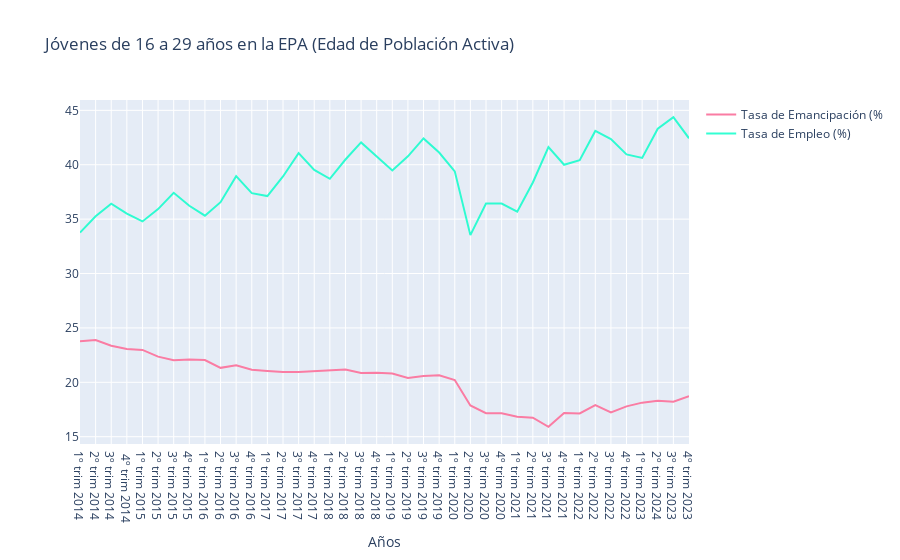

The cell this chart's notebook holds for it:
### Code cell
trace2 = go.Scatter(
                    x = injuve_diez_años.columns,
                    y = injuve_diez_años.iloc[1,:],
                    name = 'Tasa de Emancipación (%',
                    mode= 'lines',
                    marker = dict(color = 'rgb(250, 124, 163)'),
                    text = '% emancipación')

trace3 = go.Scatter(
                    x = injuve_diez_años.columns,
                    y = injuve_diez_años.iloc[4,:],
                    name = 'Tasa de Empleo (%)',
                    mode= 'lines',
                    marker = dict(color = 'rgba(0, 255, 200, 0.8)'),
                    text = '% empleo')

data = [trace2, trace3]

layout = dict(title = 'Jóvenes de 16 a 29 años en la EPA (Edad de Población Activa)',
             xaxis= dict(title= 'Años',ticklen= 5)
           )

fig = go.Figure(data = data, layout=layout)

iplot(fig)
fig.write_html("Jóvenes de 16 a 29 años en la EPA.html")

### Figure 1 — Plotly figure (JSON) as saved in the notebook; plotly's stock layout.template omitted (floating-point values rounded to 4 significant figures)
{"data": [{"marker": {"color": "rgb(250, 124, 163)"}, "mode": "lines", "name": "Tasa de Emancipación (%", "text": "% emancipación", "type": "scatter", "x": ["1º trim 2014", "2º trim 2014", "3º trim 2014", " 4º trim 2014", "1º trim 2015", "2º trim 2015", "3º trim 2015", "4º trim 2015", "1º trim 2016", "2º trim 2016", "3º trim 2016", "4º trim 2016", "1º trim 2017", "2º trim 2017", "3º trim 2017", "4º trim 2017", "1º trim 2018", "2º trim 2018", "3º trim 2018", "4º trim 2018", "1º trim 2019", "2º trim 2019", "3º trim 2019", "4º trim 2019", "1º trim 2020", "2º trim 2020", "3º trim 2020", "4º trim 2020", "1º trim 2021", "2º trim 2021", "3º trim 2021", "4º trim 2021", "1º trim 2022", "2º trim 2022", "3º trim 2022", "4º trim 2022", "1º trim 2023", "2º trim 2024", "3º trim 2023", "4º trim 2023"], "y": [23.78, 23.88, 23.36, 23.07, 22.98, 22.36, 22.02, 22.1, 22.05, 21.33, 21.57, 21.16, 21.05, 20.95, 20.94, 21.03, 21.14, 21.18, 20.85, 20.87, 20.81, 20.39, 20.59, 20.64, 20.21, 17.87, 17.16, 17.16, 16.83, 16.75, 15.91, 17.18, 17.14, 17.91, 17.24, 17.79, 18.13, 18.31, 18.21, 18.73]}, {"marker": {"color": "rgba(0, 255, 200, 0.8)"}, "mode": "lines", "name": "Tasa de Empleo (%)", "text": "% empleo", "type": "scatter", "x": ["1º trim 2014", "2º trim 2014", "3º trim 2014", " 4º trim 2014", "1º trim 2015", "2º trim 2015", "3º trim 2015", "4º trim 2015", "1º trim 2016", "2º trim 2016", "3º trim 2016", "4º trim 2016", "1º trim 2017", "2º trim 2017", "3º trim 2017", "4º trim 2017", "1º trim 2018", "2º trim 2018", "3º trim 2018", "4º trim 2018", "1º trim 2019", "2º trim 2019", "3º trim 2019", "4º trim 2019", "1º trim 2020", "2º trim 2020", "3º trim 2020", "4º trim 2020", "1º trim 2021", "2º trim 2021", "3º trim 2021", "4º trim 2021", "1º trim 2022", "2º trim 2022", "3º trim 2022", "4º trim 2022", "1º trim 2023", "2º trim 2024", "3º trim 2023", "4º trim 2023"], "y": [33.76, 35.27, 36.42, 35.51, 34.79, 35.92, 37.42, 36.23, 35.32, 36.56, 38.95, 37.39, 37.12, 38.92, 41.07, 39.53, 38.71, 40.48, 42.05, 40.72, 39.47, 40.77, 42.42, 41.12, 39.39, 33.53, 36.43, 36.43, 35.68, 38.37, 41.63, 40, 40.42, 43.11, 42.36, 40.95, 40.63, 43.31, 44.37, 42.43]}], "layout": {"title": {"text": "Jóvenes de 16 a 29 años en la EPA (Edad de Población Activa)"}, "xaxis": {"ticklen": 5, "title": {"text": "Años"}}}}
